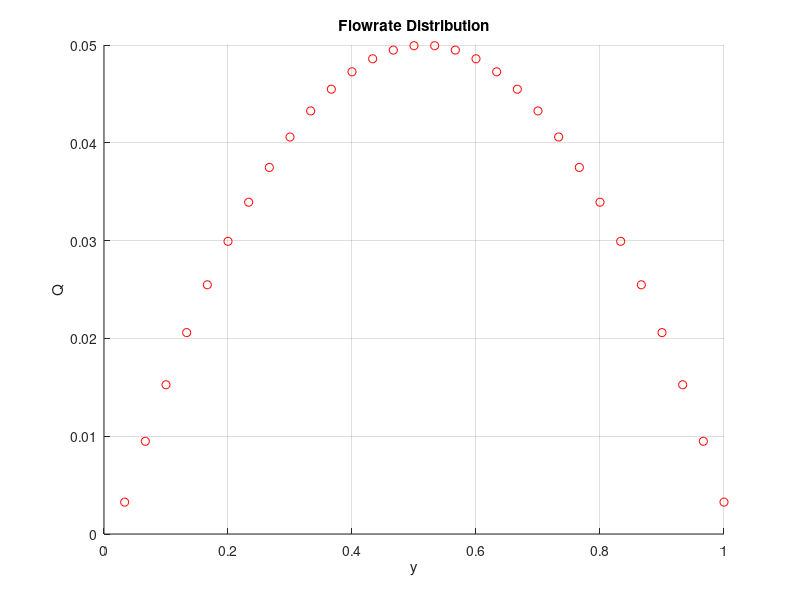

MATLAB code to generate this figure:
%% Flowrate for delta > 0
H0 = 1;
L = 10 * H0;
Nx = 50;
Ny = 30;
Lx = L / Nx;
Ly = H0 / Ny;

% Preallocate arrays
y = zeros(1, Ny);
Q = zeros(1, Ny);

% Compute y values
for j = 1:Ny
    y(j) = j * Ly;
end

% Compute Q values and plot
figure;
hold on;
for j = 1:Ny
    Q(j) = (6 / H0) * (- (Ly^2) / 2 + y(j) * Ly - (Ly^3) / (3 * H0) ...
        - (y(j)^2 * Ly) / H0 + (y(j) * Ly^2) / H0);
    
    plot(y(j), Q(j), 'ro'); % Plot each point as a red circle
end
hold off;
xlabel('y');
ylabel('Q');
title('Flowrate Distribution');
grid on;
